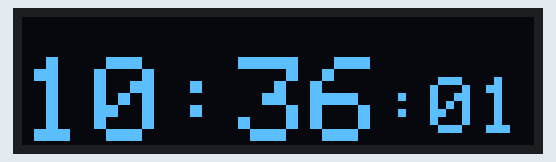
Simulated run of this sketch. Board: Seeed XIAO ESP32-S3. On the bench: 128×32 one-colour display. The display library's start-up logo is not drawn; what the sketch prints to the serial monitor is not drawn.

Above: at 2.1 s.
At 6.1 s:
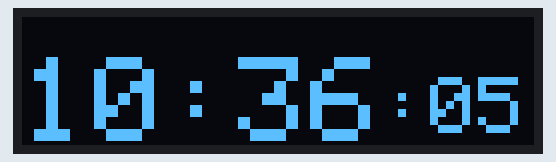
At 11.1 s:
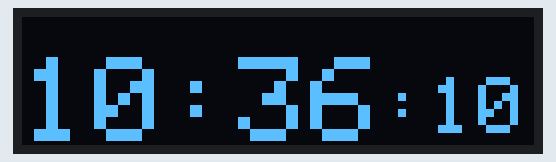
At 20.1 s:
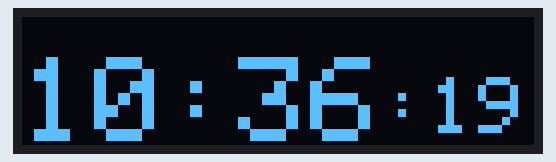
At 29.1 s:
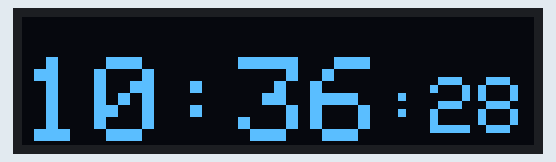
At 38.1 s:
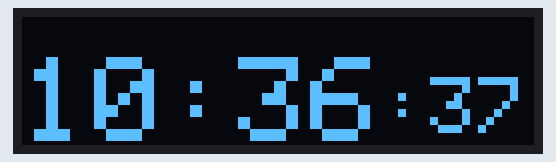

Measured:
- what the display in image 0 shows lasts 1.0 s, from 2.1 s to 3.1 s

The sketch:

BasicClock.ino
```cpp
// (licence header left out)
#include <SPI.h>
#include <Wire.h>
#include <Adafruit_GFX.h>
#include <Adafruit_SSD1306.h>

// OLED Configuration
#define SCREEN_WIDTH   128
#define SCREEN_HEIGHT  32
#define OLED_RESET     -1
#define SCREEN_ADDRESS 0x3C
Adafruit_SSD1306 display(SCREEN_WIDTH, SCREEN_HEIGHT, &Wire, OLED_RESET);

// Timekeeping Variables
unsigned long previousMillis = 0;
const unsigned long interval = 1000;
int hours = 10, minutes = 36, seconds = 0;

void setup() {
  Serial.begin(115200);
  while (!Serial);

  if (!display.begin(SSD1306_SWITCHCAPVCC, SCREEN_ADDRESS)) {
    Serial.println(F("SSD1306 allocation failed"));
    for (;;) {}
  }

  display.display();
  delay(2000);
  display.clearDisplay();
  Serial.println("Clock starting...");
}

void loop() {
  unsigned long currentMillis = millis();

  if (currentMillis - previousMillis >= interval) {
    previousMillis = currentMillis;

    updateTime();
    updateDisplay();
  }
}

void updateTime() {
  seconds++;
  if (seconds >= 60) {
    seconds = 0;
    minutes++;
    if (minutes >= 60) {
      minutes = 0;
      hours = (hours + 1) % 24;
    }
  }
  Serial.printf("Time: %02d:%02d:%02d\n", hours, minutes, seconds);
}

void updateDisplay() {
  display.clearDisplay();
  display.setTextSize(3);
  display.setTextColor(WHITE);
  display.setCursor(0, 10);

  char timeBuffer[10];
  sprintf(timeBuffer, "%02d:%02d", hours, minutes);
  display.print(timeBuffer);

  display.setTextSize(2);
  display.setCursor(90, 15);
  display.print(":");
  display.printf("%02d", seconds);

  display.display();
}
```
